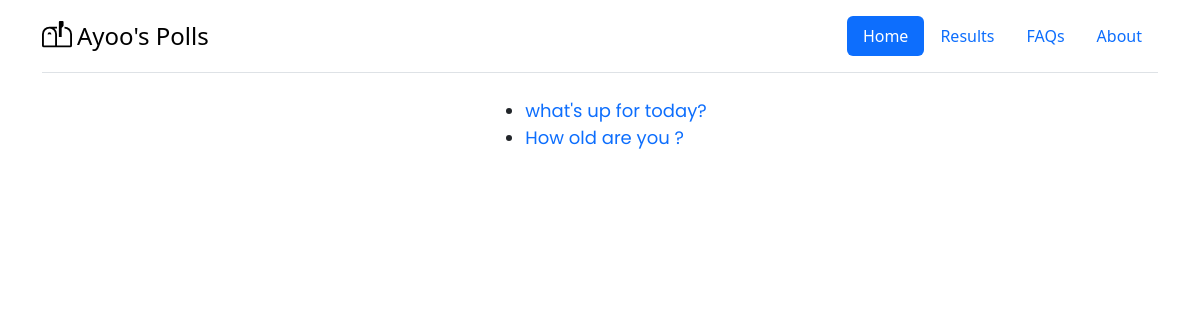
The page /Polls/ on the database as committed earlier.
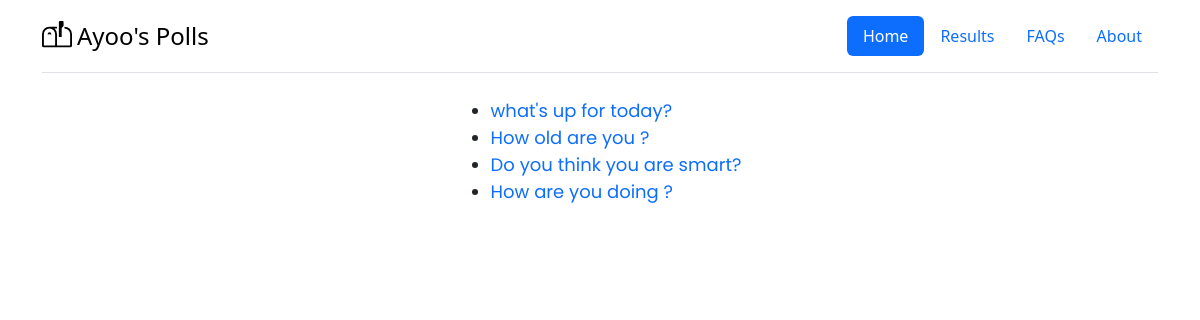
The same page on the database as committed later.
### polls/models.py (models this page shows, shortened)
class Question(models.Model):
    question_text = models.CharField(max_length=200)
    pub_date = models.DateTimeField("Published date")

### polls/views.py (the view)
# urls.py: path("", views.index, name="index"),
def index(request):
    question_list = Question.objects.all()
    return render(request, "polls/index.html", {
        "question_list": question_list
    })

### polls/templates/polls/index.html
{% extends 'polls/layout.html' %}
{% load static %}
{% block head %}
<link rel="stylesheet" href="{% static 'polls/polls.css' %}">
{% endblock head %}
{% block body %}
<div class="container quest">
    {% if question_list %}
        <ul class="myul">
            {% for question in question_list %}
            <li><a href="{% url 'polls:detail' question.id %}">{{question.question_text}}</a></li>
            {% endfor %}
        </ul>
    {% else %}
        <p>NO QUESTIONS AVAILABLE !!</p>
    {% endif %}
</div>
{% endblock body %}

Rows that differ between the two databases and show on the page:
added Question: question_text "Do you think you are smart?"
added Question: question_text "How are you doing ?"
